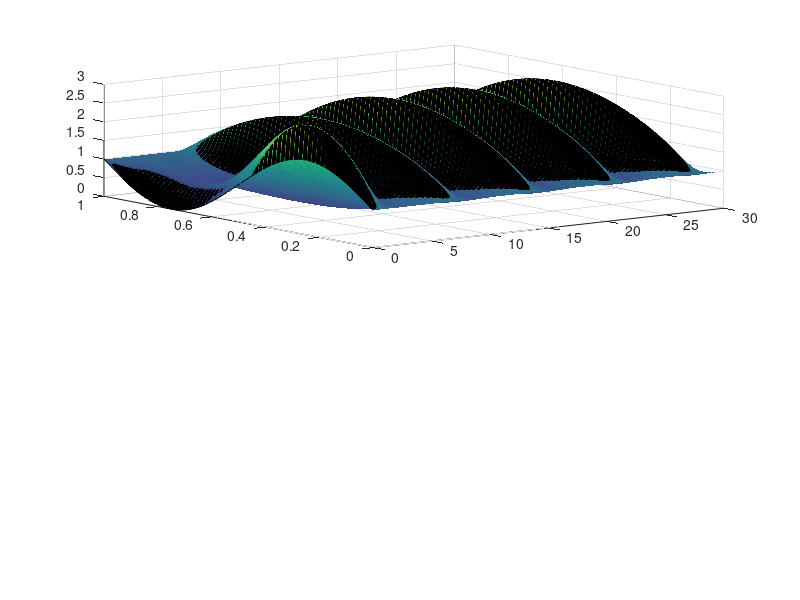

The MATLAB script that drew this image: (Note: this script raises an error after producing the figure.)
a = 0; b = 1; T = 30;
N = 60; h = (b-a)/(N+1); x = (a:h:b)'; % space mesh
M = 10000; dt = (T-0)/M; Time = (0:dt:T); % time mesh
r = dt/(h*h); % CFL number
alpha = 1/50;
u0 = @(x) 1 + sin(2*pi*x); % initial condition
E = ones(N,1);
K = spdiags([-E 2*E -E],-1:1, N, N);

S = zeros(N,1);
Q = zeros(N,1);
S(1) = -1;
Q(N) = -1;

% Necessary matrices
U = zeros(N + 2, M + 1);
V = zeros(N + 2, M + 1);
Ui = zeros(N,M + 1);
Vi = zeros(N,M + 1);

I = speye(N); A = [zeros(N,1) I zeros(N,1)] - alpha*r*[S K Q];
U(:,1) = u0(x); % initial condition
V(:,1) = 3*ones(N+2,1); % initial condition
Ui(:,1) = U(2:N+1,1);
Vi(:,1) = V(2:N+1,1);

i = 1;
for t=dt:dt:T
    Ui(:,i + 1) = A*U(:,i) + dt*(Ui(:,i).^2.*Vi(:,i) - 4*Ui(:,i) + ones(N,1));
    Vi(:,i + 1) = A*V(:,i) + dt*(3*Ui(:,i) - Ui(:,i).^2.*Vi(:,i));
    U(:,i + 1) = [1; Ui(:,i + 1); 1];
    V(:,i + 1) = [3; Vi(:,i + 1); 3];
    i = i + 1;
end

% Plots
subplot(2, 1, 1);
s = surf(Time,x, U)
s.EdgeColor = 'none';
title('U')

subplot(2, 1, 2);
s = surf(Time,x, V)
s.EdgeColor = 'none';
title('V')
